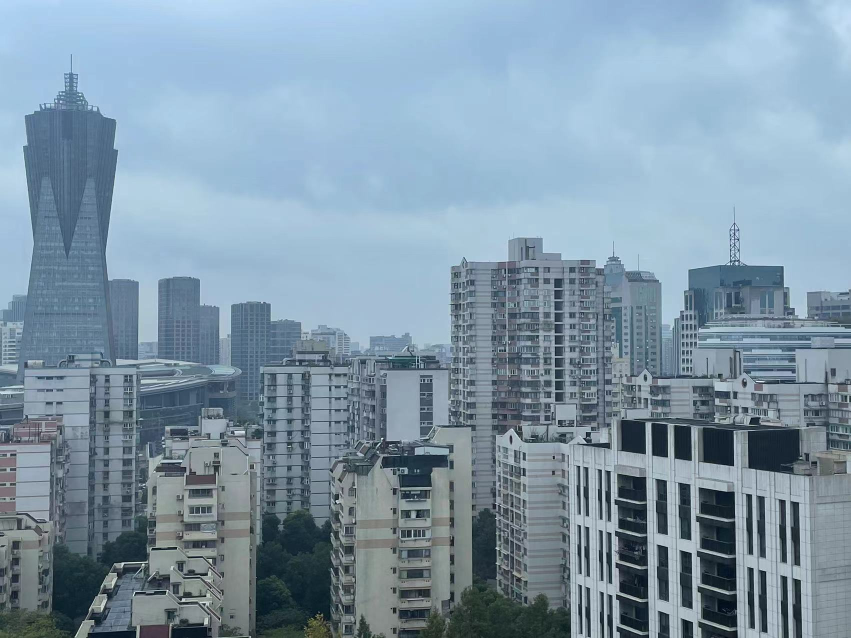
#> input picture image/you.jpg, 1702 x 1276 px (shown at 1/2 size)
$ python tezheng.py
#> lines starting #> are read from the running program, lines starting #| are printed output that depends on the picture
#导入库
import cv2
import numpy as np
import sys
# from PIL import Image
#图像显示函数
def show(name,img):
    cv2.imshow(name, img)
    cv2.waitKey(0)
    cv2.destroyAllWindows()
#读取输入图片
ima = cv2.imread("you.jpg")
#> ima is the input picture: shape (1276, 1702, 3); mean B, G, R 167.1, 150.4, 127.7
imb = cv2.imread("zuo.jpg")
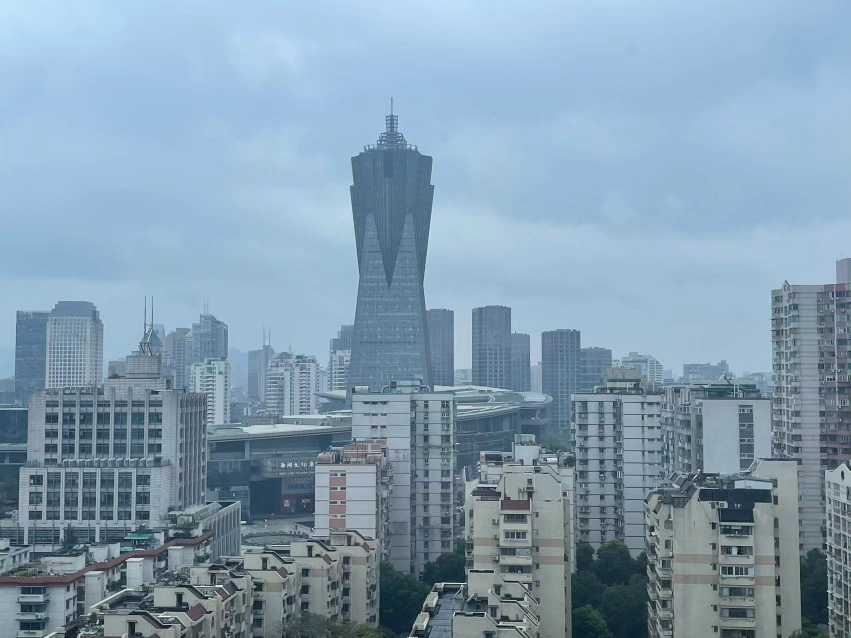
#> input picture image/zuo.jpg, 1702 x 1276 px (shown at 1/2 size)
#> imb is the input picture: shape (1276, 1702, 3); mean B, G, R 176.6, 157, 131.2
A = ima.copy()
B = imb.copy()
imageA = cv2.resize(A,(0,0),fx=0.9,fy=0.9)
imageB = cv2.resize(B,(0,0),fx=0.9,fy=0.9)
#检测A、B图片的SIFT关键特征点，并计算特征描述子
def detectAndDescribe(image):
    # 建立SIFT生成器
    sift = cv2.SIFT_create()
    # 检测SIFT特征点，并计算描述子
    (kps, features) = sift.detectAndCompute(image, None)
#> kps = 9856 keypoints; strongest (x, y, size): (688, 789, 2.3), (330, 1080, 4.5), (368, 1088, 3.2), (242, 1067, 1.9)
    # 将结果转换成NumPy数组
    kps = np.float32([kp.pt for kp in kps])
#> kps = 9856 pairs, first value 2.42 to 1528.2, second value 130.6 to 1145
    # 返回特征点集，及对应的描述特征
    return (kps, features)

#检测A、B图片的SIFT关键特征点，并计算特征描述子
kpsA, featuresA = detectAndDescribe(imageA)
#> kpsA has the same summary as kps in detectAndDescribe
kpsB, featuresB = detectAndDescribe(imageB)
#> in detectAndDescribe (call 2), `(kps, features) = sift.detectAndCompute(image, None)`: kps = 10285 keypoints; strongest (x, y, size): (1258, 846, 2.5), (901, 1122, 4.4), (177, 1117, 2), (175, 1121, 2.4)
#> kpsB = 10285 pairs, first value 2.74 to 1529, second value 204.2 to 1145.2
# 建立暴力匹配器
bf = cv2.BFMatcher()
# 使用KNN检测来自A、B图的SIFT特征匹配对，K=2
matches = bf.knnMatch(featuresA, featuresB, 2)
#> matches = 9856 matches
good = []
for m in matches:
    # 当最近距离跟次近距离的比值小于ratio值时，保留此匹配对
    if len(m) == 2 and m[0].distance < m[1].distance * 0.75:
        # 存储两个点在featuresA, featuresB中的索引值
        good.append((m[0].trainIdx, m[0].queryIdx))
#> after the loop, good = 2310 pairs, first value 123 to 10270, second value 28 to 9750

# 当筛选后的匹配对大于4时，计算视角变换矩阵
if len(good) > 4:
    # 获取匹配对的点坐标
    ptsA = np.float32([kpsA[i] for (_, i) in good])
#> ptsA = 2310 pairs, first value 7.95 to 1505.6, second value 133.4 to 1127.6
    ptsB = np.float32([kpsB[i] for (i, _) in good])
#> ptsB = 2310 pairs, first value 33.48 to 1527.5, second value 208.9 to 1143
    # 计算视角变换矩阵
    H, status = cv2.findHomography(ptsA, ptsB, cv2.RANSAC,4.0)
#> H = [[0.772, 0.00197, 589.8], [-0.0941, 0.918, 94.65], [-0.000145, -1.1e-05, 1]]; status = 2310 values, max 1 at index 1, min 0 at index 0, mean 0.925

# 匹配两张图片的所有特征点，返回匹配结果
M = (matches, H, status)
# 如果返回结果为空，没有匹配成功的特征点，退出程序
if M is None:
    print("无匹配结果")
    sys.exit()
# 否则，提取匹配结果
# H是3x3视角变换矩阵
(matches, H, status) = M
# 将图片A进行视角变换，result是变换后图片
result = cv2.warpPerspective(imageA, H, (imageA.shape[1] + imageB.shape[1], imageA.shape[0]))
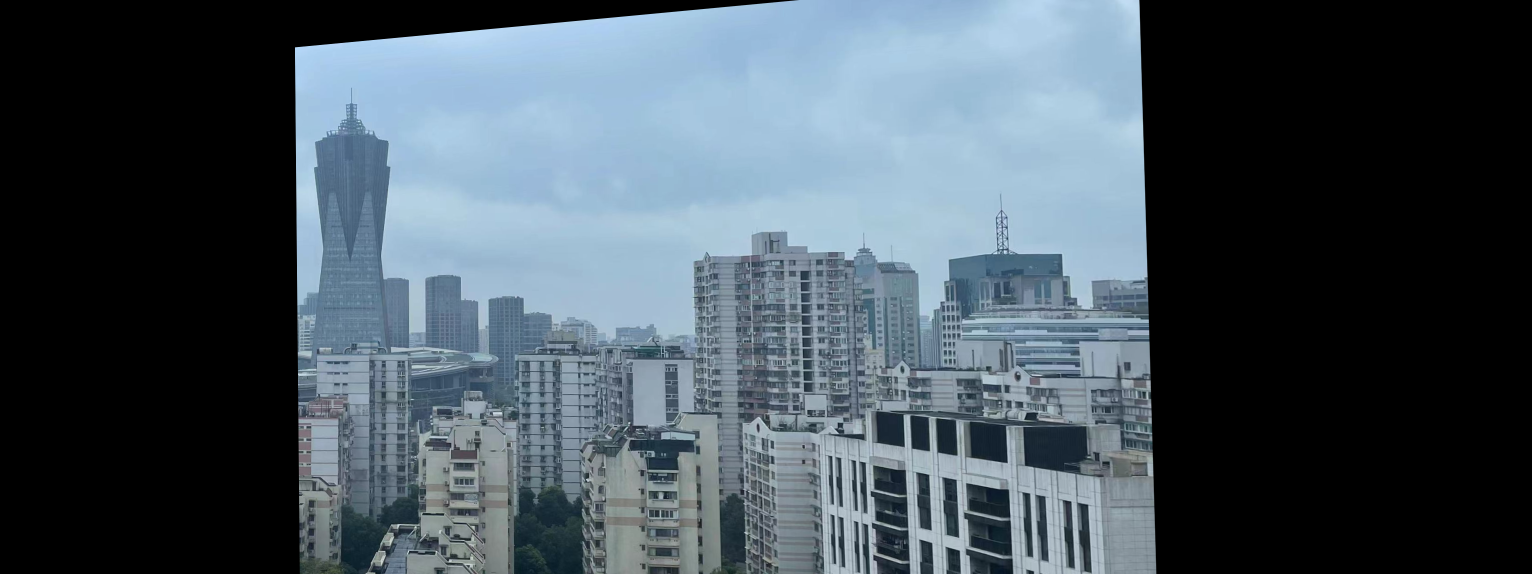
#> result: shape (1148, 3064, 3) (shown at 1/2 size); mean B, G, R 92.9, 83.5, 71
# 将图片B传入result图片最左端
result[0:imageB.shape[0], 0:imageB.shape[1]] = imageB
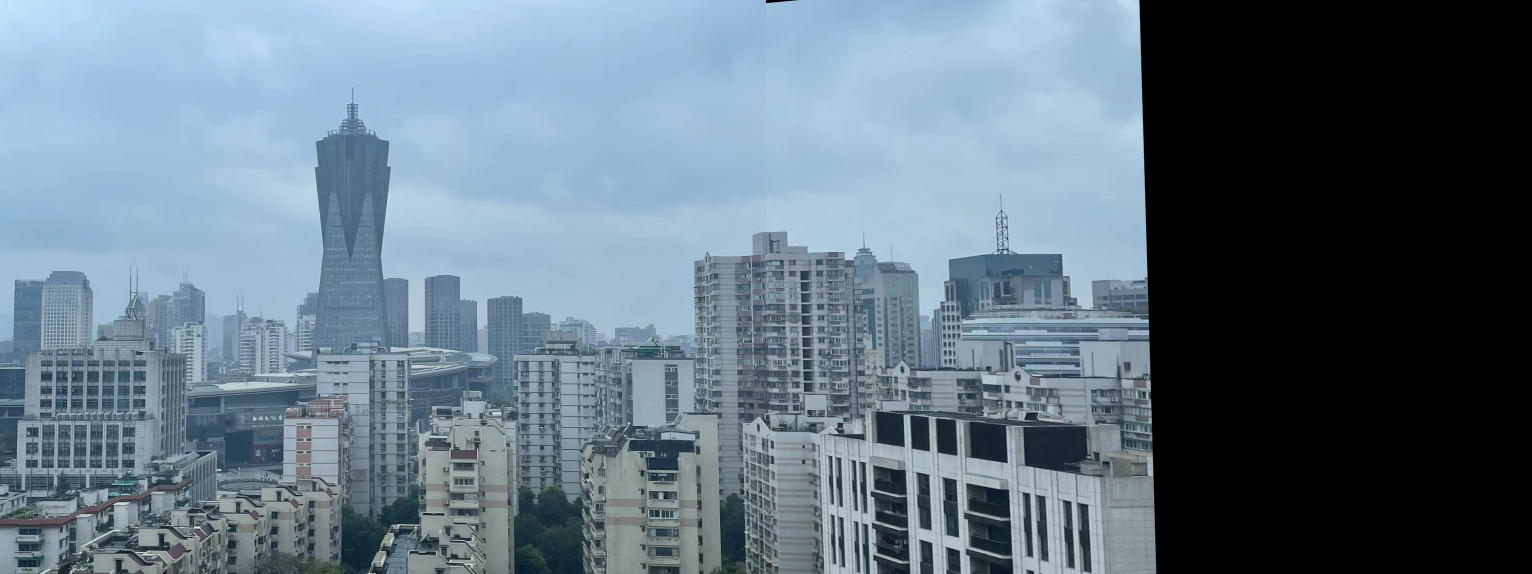
#> result: shape (1148, 3064, 3) (shown at 1/2 size); mean B, G, R 131.4, 117.5, 98.9
show('res',result)
print(result.shape)
#| (1148, 3064, 3)
